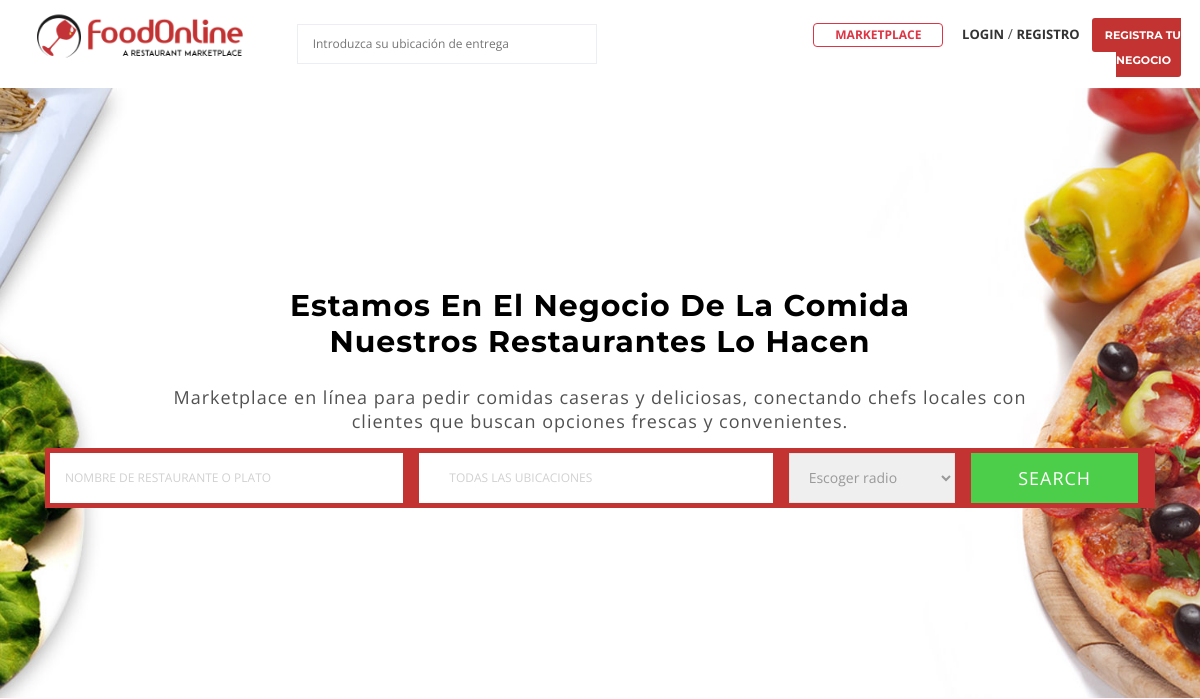
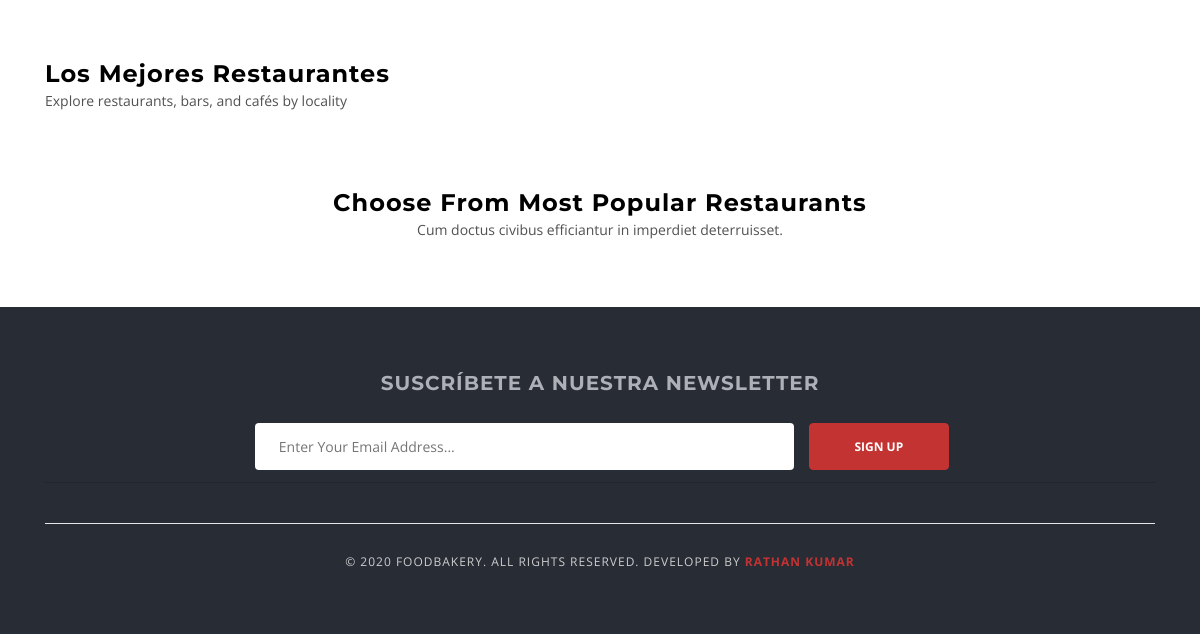
The app's page /, older data (2 pictures, top to bottom).
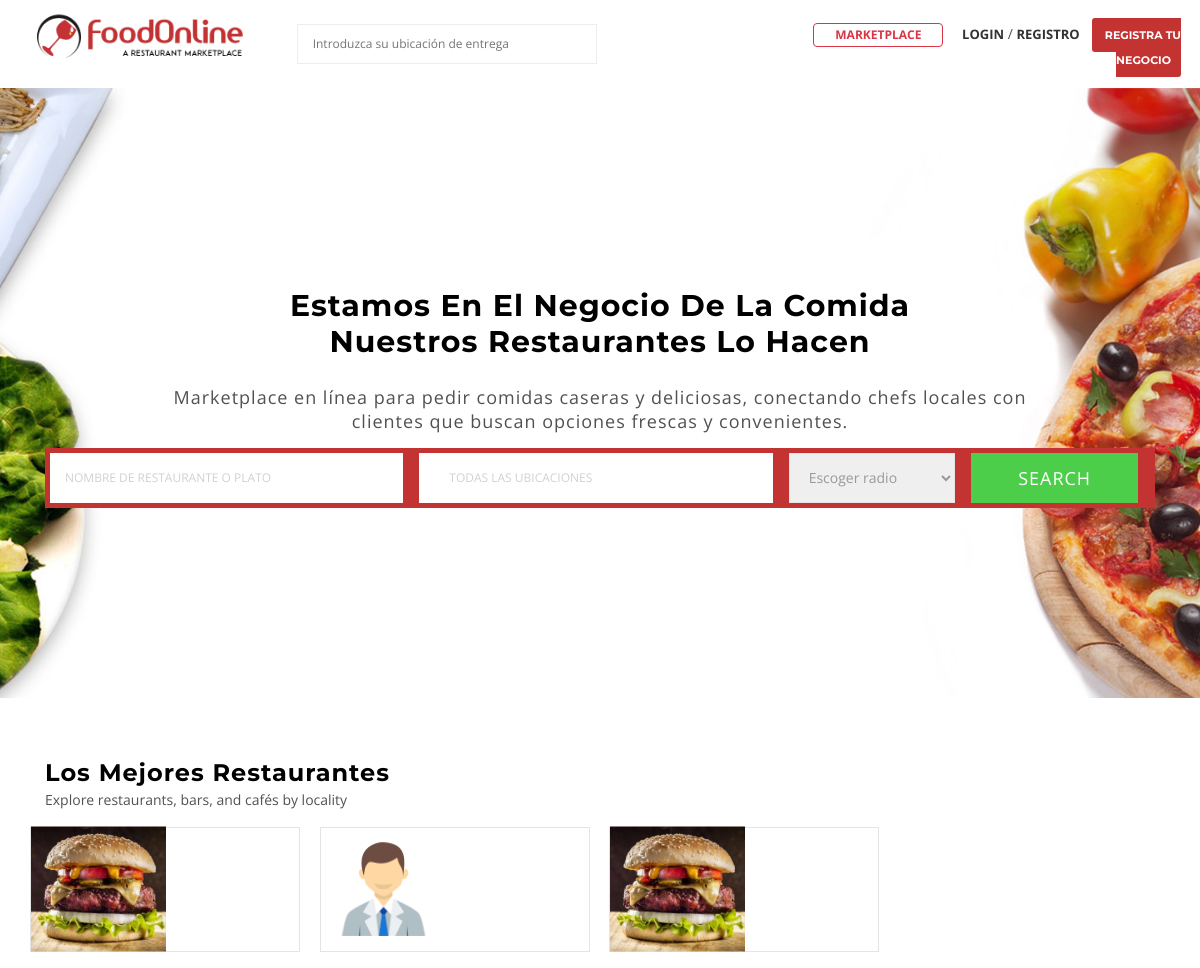
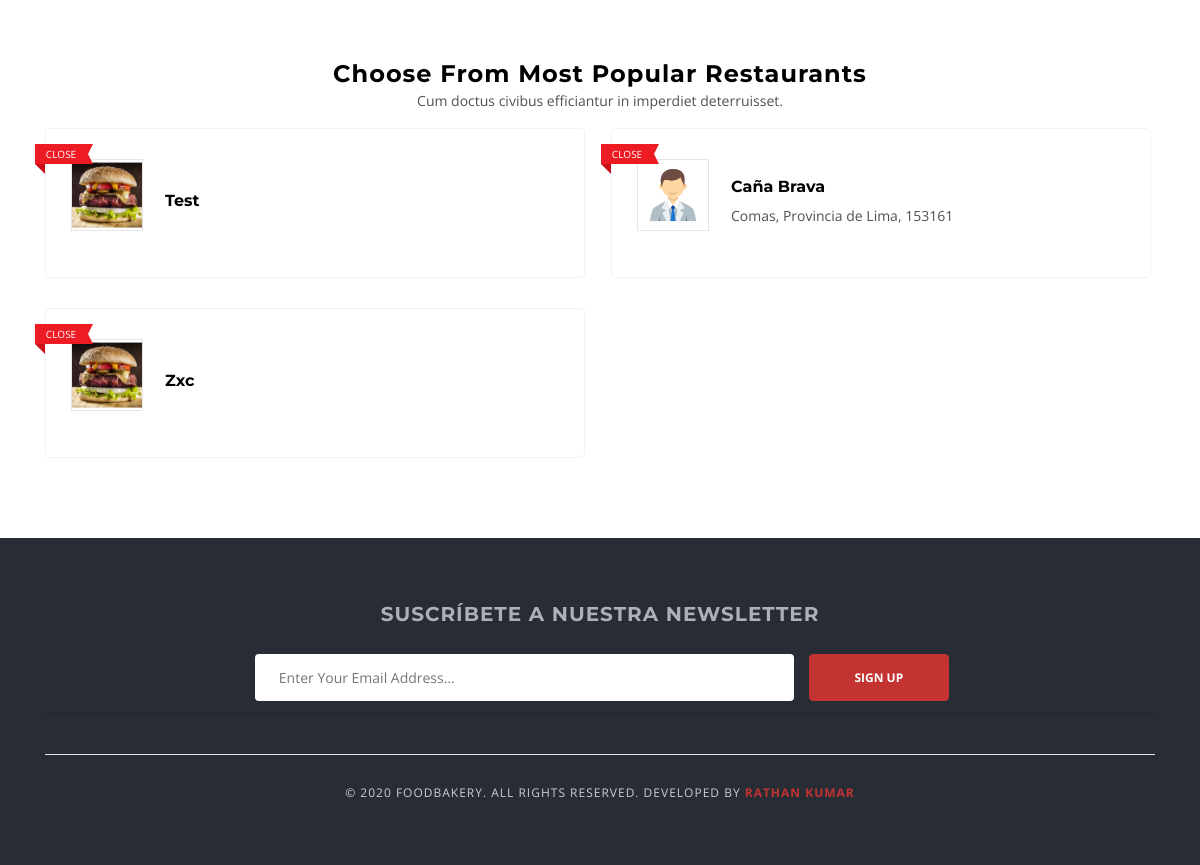
The same page, newer data (2 pictures, top to bottom).
### proveedor/models.py (models this page shows, shortened)
class Vendor(models.Model):
    user = models.OneToOneField(User, related_name='user', on_delete=models.CASCADE)
    user_profile = models.OneToOneField(UserProfile, related_name='userprofile', on_delete=models.CASCADE)
    vendor_name = models.CharField(max_length=50)
    vendor_slug = models.SlugField(max_length=100, unique=True)
    vendor_license = models.ImageField(upload_to='vendor/license')
    is_approved = models.BooleanField(default=False)
    created_at = models.DateTimeField(auto_now_add=True)
    modified_at = models.DateTimeField(auto_now=True)
    def __str__(self):
        return self.vendor_name

### cuentas/models.py (models this page shows, shortened)
class UserProfile(models.Model):
    user = OneToOneField(User, on_delete=models.CASCADE)
    profile_picture = models.ImageField(upload_to='users/profile_pictures', blank=True, null=True)
    cover_photo = models.ImageField(upload_to='users/cover_photos', blank=True, null=True)
    address = models.CharField(max_length=250, blank=True, null=True)
    country = models.CharField(max_length=15, blank=True, null=True)
    state = models.CharField(max_length=50, blank=True, null=True)
    city = models.CharField(max_length=15, blank=True, null=True)
    pin_code = models.CharField(max_length=6, blank=True, null=True)
    latitude = models.CharField(max_length=20, blank=True, null=True)
    longitude = models.CharField(max_length=20, blank=True, null=True)
    created_at = models.DateTimeField(auto_now_add=True)
    modified_at = models.DateTimeField(auto_now=True)

### Main/views.py (the view)
# urls.py: 2. Add a URL to urlpatterns:  path('', views.home, name='home')
def home(request):
    vendors = Vendor.objects.filter(is_approved=True, user__is_active=True)[:8]
    context = {
        'vendors': vendors,
    }
    return render(request, 'home.html', context)

### cuentas/context_processors.py (called while the page is built)
def get_vendor(request):
    try:
        vendor = Vendor.objects.get(user=request.user)
    except:
        vendor = None
    return dict(vendor=vendor)

def get_google_api(request):
    return {'GOOGLE_API_KEY': settings.GOOGLE_API_KEY}

### mercado/context_processors.py (called while the page is built, shortened)
def get_cart_counter(request):
    cart_count = 0
    return dict(cart_count=cart_count)

def get_cart_amounts(request):
    subtotal = 0
    tax = 0
    grand_total = 0
    tax_dict = {}
    return dict(subtotal=subtotal, tax=tax, grand_total=grand_total, tax_dict=tax_dict)

### templates/home.html (shortened to what this page needs)
{% extends "base.html" %}
{% load static %}
{% block content %}
<div class="main-section">
  <div
    class="page-section nopadding cs-nomargin"
    style="
      padding-top: 200px;
      padding-bottom: 150px;
      margin-bottom: 0px;
      background: url({% static 'extra-images/bg-image1.jpg' %}) no-repeat center /
        cover;
    "
  >
    <div class="container">
      <div class="row">
        <div class="col-lg-12 col-md-12 col-sm-12 col-xs-12">
          <div class="element-title">
            <h1
              style="
                font-size: 40px;
                color: #505050;
                text-transform: uppercase;
                line-height: 50px;
                margin-bottom: 25px;
                text-align: center;
              "
            >
              Estamos en el negocio de la comida<br />nuestros restaurantes lo
              hacen
            </h1>
            <p
              style="
                font-size: 18px;
                letter-spacing: 1px;
                color: #505050;
                text-align: center;
                padding-inline: 100px;
              "
            >
              Marketplace en línea para pedir comidas caseras y deliciosas,
              conectando chefs locales con clientes que buscan opciones frescas
              y convenientes.
            </p>
          </div>
        </div>
        <div class="col-lg-12 col-md-12 col-sm-12 col-xs-12">
          <div class="main-search fancy bg-holder">
            <form action="{% url 'search' %}" method="GET" >
              <div class="row">
                <div class="col-lg-4 col-md-4 col-sm-3 col-xs-12">
                  <div class="field-holder">
                    <input type="text" name="keyword" placeholder="Nombre de restaurante o plato" />
                  </div>
                </div>
                <div class="col-lg-4 col-md-4 col-sm-5 col-xs-12">
                  <div class="field-holder">
                    <ul>
                      <li class="select-location">
                        <div
                          class="foodbakery-locations-fields-group foodbakery-focus-out"
                        >
                          <span class="foodbakery-search-location-icon"
                            ><i class="icon-location"></i
                          ></span>
                          <input
                            type="text"
                            class="location-field-text filter"
                            name="address"
                            id="id_address"
                            placeholder="Todas las ubicaciones"
                          />
                        </div>
                      </li>
                    </ul>
                  </div>
                </div>
                <div class="col-lg-2 col-md-2 col-sm-2 col-xs-12">
                  <select name="radius" id="radius" style="height:50px" required>
                    <option value="" >Escoger radio</option>
                  </select>
                </div>
                <div class="col-lg-2 col-md-2 col-sm-2 col-xs-12">
                  <div class="field-holder">
                    <input type="submit" value="Search" />
                  </div>
                </div>
              </div>
            </form>
          </div>
        </div>
      </div>
    </div>
  </div>
  <div
    class="page-section nopadding cs-nomargin"
    style="
      margin-top: 0px;
      padding-top: 60px;
      padding-bottom: 0px;
      margin-bottom: 0px;
      background: #ffffff;
    "
  >
    <div class="container">
      <div class="row">
        <div class="col-lg-12 col-md-12 col-sm-12 col-xs-12">
          <div class="element-title align-left">
            <h2>Los mejores restaurantes</h2>
            <p>Explore restaurants, bars, and cafés by locality</p>
          </div>
        </div>
        <div
          class="col-lg-12 col-md-12 col-sm-12 col-xs-12"
          style="padding-inline: 0 !important"
        >
          <div class="company-logo">
            <ul>
              {% for vendor in vendors %}
              <li class="has-border">
                <figure>
                  {% if vendor.user_profile.profile_picture %}
                  <a href="#"
                    ><img
                      src="{{ vendor.user_profile.profile_picture.url }}"
                      height="125"
                      class="attachment-full size-full wp-post-image"
                      alt=""
                  /></a>
                  {% else %}
                  <a href="#"
                    ><img
                      src="{% static 'images/default-profile.png' %}"
                      height="125"
                      class="attachment-full size-full wp-post-image"
                      alt=""
                  /></a>
                  {% endif %}
                </figure>
              </li>
              {% endfor %}
            </ul>
          </div>
        </div>
      </div>
    </div>
  </div>
  <div
    class="page-section nopadding cs-nomargin"
    style="
      margin-top: 0px;
      padding-top: 60px;
      padding-bottom: 50px;
      margin-bottom: 0px;
      background: #ffffff;
    "
  >
    <div class="container">
      <div class="row">
        <div class="col-lg-12 col-md-12 col-sm-12 col-xs-12">
          <div class="element-title align-center">
            <h2>Choose From Most Popular Restaurants</h2>
            <p>Cum doctus civibus efficiantur in imperdiet deterruisset.</p>
          </div>
        </div>
        <div class="col-lg-12 col-md-12 col-sm-12 col-xs-12">
          <div class="listing fancy">
            <ul class="row">
              {% for vendor in vendors %}
							<li class="col-lg-6 col-md-6 col-sm-6 col-xs-12">
								<div class="list-post featured">
									<div class="img-holder">
										<figure>
                        <a href="{% url 'home' %}">
												{% if vendor.user_profile.profile_picture %}
												<img src="{{ vendor.user_profile.profile_picture.url }}" class="img-thumb wp-post-image" alt="">
												{% else %}
												<img src="{% static 'images/default-profile.png' %}" class="img-thumb wp-post-image" alt="">
												{% endif %}
											</a>
										</figure>
										{% if vendor.is_open %}
										<span class="restaurant-status open">
											<em class="bookmarkRibbon"></em>Open
										</span>
										{% else %}
										<span class="restaurant-status close">
											<em class="bookmarkRibbon"></em>Close
										</span>
										{% endif %}
									</div>
									<div class="text-holder">
										<div class="post-title">
											<h5>
                        <a href="{% url 'home' %}">{{ vendor }}</a>
											</h5>
										</div>
										{% if vendor.user_profile.city and vendor.user_profile.state and vendor.user_profile.pin_code %}
										<span>{{ vendor.user_profile.city }}, {{ vendor.user_profile.state }}, {{ vendor.user_profile.pin_code }}</span>
										{% endif %}
									</div>
									<div class="list-option">
										<a href="javascript:void(0);" class="shortlist-btn" data-toggle="modal" data-target="#sign-in">
											<i class="icon-heart-o"></i>
										</a>
									</div>
								</div>
							</li>
							{% endfor %}
            </ul>
          </div>
        </div>
      </div>
    </div>
  </div>
</div>
{% endblock %}

### templates/base.html (shortened to what this page needs)
{% load static %}
<!DOCTYPE html>
<html lang="es">
  <head>
    <link href='{% static "css/iconmoon.css" %}' rel="stylesheet" />
    <link href='{% static "css/style.css" %}' rel="stylesheet" />
    <link
      href='{% static "css/cs-foodbakery-plugin.css" %}'
      rel="stylesheet"
    />
    <link
      rel="stylesheet"
      href="https://stackpath.bootstrapcdn.com/bootstrap/4.3.1/css/bootstrap.min.css"
    />
    <link
      href='{% static "css/bootstrap-slider.css" %}'
      rel="stylesheet"
    />
    <link rel="stylesheet" href="{% static 'css/custom.css' %}">
    <link rel="stylesheet" href="https://cdnjs.cloudflare.com/ajax/libs/font-awesome/4.7.0/css/font-awesome.min.css">
  </head>
  <body>
    {% include "includes/navbar.html" %}
    {% block content %}{% endblock content %}
    {% include "includes/footer.html" %}

### templates/includes/navbar.html (shortened to what this page needs)
{% load static %}
<div class="wrapper">
  <header id="header">
    <div class="main-header">
      <div class="container-fluid">
        <div class="row">
          <div class="col-lg-8 col-md-8 col-sm-12 col-xs-12">
            <div class="logo">
              <figure>
                <a href="{% url 'home' %}" class="light-logo">
                  <img
                    src='{% static "logo/foodOnlineLogo.png" %}'
                    alt="foodOnline"
                    width="250"
                  />
                </a>
              </figure>
            </div>
            <div class="main-location ml-5">
              <ul>
                <li class="location-has-children choose-location">
                  <form action="#">
                    <input
                      type="text"
                      value=""
                      name="location"
                      placeholder="Introduzca su ubicación de entrega"
                      autocomplete="off"
                    />
                    <span
                      id="foodbakery_radius_location_open"
                      class="foodbakery-radius-location"
                      ><i class="icon-target5"></i
                    ></span>
                  </form>
                </li>
              </ul>
            </div>
          </div>
          <div class="col-lg-4 col-md-4 col-sm-12 col-xs-12">
            <div class="login-option">
              <a
                href="{% url 'marketplace' %}"
                class="btn btn-outline-danger text-uppercase font-weight-bold"
                >Marketplace</a
              >
              {% if user.is_authenticated %}
              <a
                href="{% url 'myAccount' %}"
                class="cs-color cs-popup-joinus-btn login-popup ml-0 mx-3"
                >Mi Cuenta</a
              >
              <a
                href="{% url 'logout' %}"
                class="cs-color cs-popup-joinus-btn login-popup ml-0 text-danger"
                >Cerrar sessión</a
              >
              {% else %}
              <a
                class="cs-color cs-popup-joinus-btn login-popup"
                href="{% url 'login' %}"
                >Login</a
              >
              /
              <span
                ><a
                  href="{% url 'registerUser' %}"
                  class="cs-color cs-popup-joinus-btn login-popup ml-0"
                  >Registro</a
                ></span
              ><a class="get-start-btn" href="{% url 'registerVendor' %}">
                Registra tu negocio
              </a>
              {% endif %}
            </div>
          </div>
        </div>
      </div>
    </div>
  </header>
</div>

### templates/includes/footer.html (shortened to what this page needs)
{% load static %}
<footer id="footer" class="footer-style-2">
    <div class="footer-widget">
      <div class="container">
        <div class="row">
          <div class="col-lg-12 col-md-12 col-sm-12 col-xs-12">
            <div class="widget widget-newsletter">
              <div class="widget-title">
                <h5>Suscríbete a nuestra Newsletter</h5>
              </div>
              <div class="fieldset">
                <form action="#">
                  <div class="field-holder">
                    <label>
                      <input
                        type="text"
                        class="field-input"
                        placeholder=" Enter Your Email Address..."
                      />
                    </label>
                  </div>
                  <div class="field-holder btn-holder">
                    <input
                      class="subscribe-btn bgcolor"
                      type="submit"
                      value="Sign Up"
                    />
                  </div>
                </form>
              </div>
            </div>
          </div>
        </div>
      </div>
    </div>
    <div class="copyright-sec">
      <div class="container">
        <div class="row">
          <div class="col-lg-12 col-md-12 col-sm-12 col-xs-12">
            <div class="copyright-inner">
              <div class="copy-right">
                <p>
                  © 2020 Foodbakery. All Rights Reserved. Developed By
                  <a href="#">Rathan Kumar</a>
                </p>
              </div>
            </div>
          </div>
        </div>
      </div>
    </div>
  </footer>
  </body>
</html>

### Main/static/css/custom.css (style rules this page uses)
.btn { padding: 2px 1.75em; font-size: 12px; cursor: pointer; }
.main-search.fancy .field-holder input[type="text"] { color: #000000 !important; }

### templates/base.html (style rules this page uses)
body, .main-section p, .mce-content-body p { font: Normal 14px/24px "Open Sans", sans-serif; letter-spacing: 0px; text-transform: none; color: #515151 !important; }

Row changes from the older to the newer data that the page shows:
now on this page (row edited): Vendor: vendor_name "Test"
now on this page (row edited): Vendor: user_profile.profile_picture (picture), vendor_name "Caña Brava", user_profile.city "Comas", user_profile.state "Provincia de Lima", user_profile.pin_code "153161"
now on this page (row edited): Vendor: vendor_name "Zxc"
